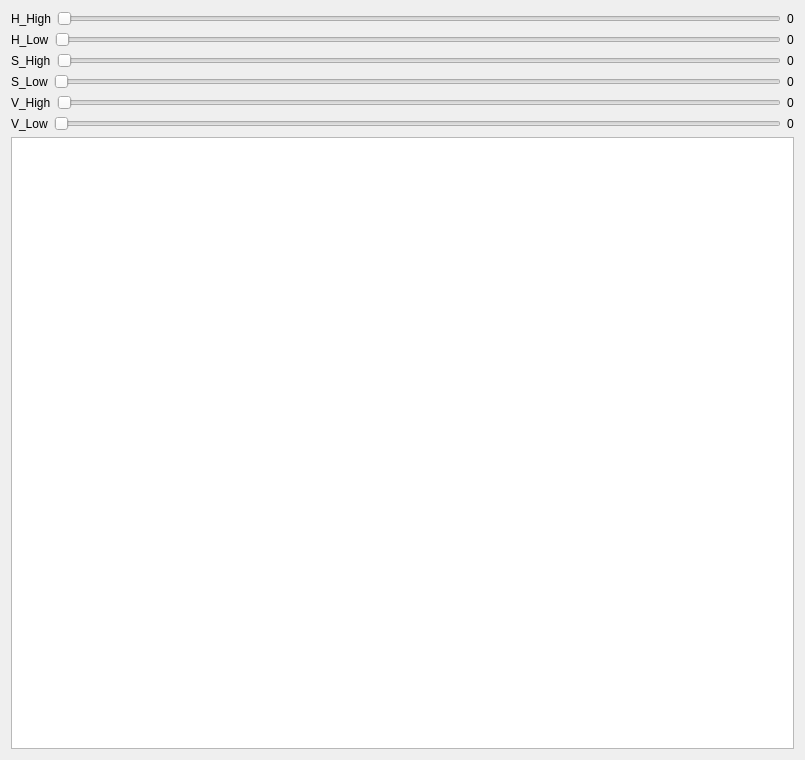
<?xml version="1.0" encoding="UTF-8"?>
<ui version="4.0">
 <class>Widget</class>
 <widget class="QWidget" name="Widget">
  <property name="geometry">
   <rect>
    <x>0</x>
    <y>0</y>
    <width>805</width>
    <height>760</height>
   </rect>
  </property>
  <property name="windowTitle">
   <string>Widget</string>
  </property>
  <layout class="QGridLayout" name="gridLayout">
   <item row="0" column="0">
    <layout class="QVBoxLayout" name="verticalLayout">
     <item>
      <layout class="QHBoxLayout" name="horizontalLayout">
       <item>
        <widget class="QLabel" name="label">
         <property name="text">
          <string>H_High</string>
         </property>
        </widget>
       </item>
       <item>
        <widget class="QSlider" name="sld_h_high">
         <property name="maximum">
          <number>255</number>
         </property>
         <property name="orientation">
          <enum>Qt::Horizontal</enum>
         </property>
        </widget>
       </item>
       <item>
        <widget class="QLabel" name="h_high_value">
         <property name="text">
          <string>0</string>
         </property>
        </widget>
       </item>
      </layout>
     </item>
     <item>
      <layout class="QHBoxLayout" name="horizontalLayout_3">
       <item>
        <widget class="QLabel" name="label_2">
         <property name="text">
          <string>H_Low</string>
         </property>
        </widget>
       </item>
       <item>
        <widget class="QSlider" name="sld_h_low">
         <property name="maximum">
          <number>255</number>
         </property>
         <property name="orientation">
          <enum>Qt::Horizontal</enum>
         </property>
        </widget>
       </item>
       <item>
        <widget class="QLabel" name="h_low_value">
         <property name="text">
          <string>0</string>
         </property>
        </widget>
       </item>
      </layout>
     </item>
     <item>
      <layout class="QHBoxLayout" name="horizontalLayout_4">
       <item>
        <widget class="QLabel" name="label_3">
         <property name="text">
          <string>S_High</string>
         </property>
        </widget>
       </item>
       <item>
        <widget class="QSlider" name="sld_s_high">
         <property name="maximum">
          <number>255</number>
         </property>
         <property name="orientation">
          <enum>Qt::Horizontal</enum>
         </property>
        </widget>
       </item>
       <item>
        <widget class="QLabel" name="s_high_value">
         <property name="text">
          <string>0</string>
         </property>
        </widget>
       </item>
      </layout>
     </item>
     <item>
      <layout class="QHBoxLayout" name="horizontalLayout_5">
       <item>
        <widget class="QLabel" name="label_4">
         <property name="text">
          <string>S_Low</string>
         </property>
        </widget>
       </item>
       <item>
        <widget class="QSlider" name="sld_s_low">
         <property name="maximum">
          <number>255</number>
         </property>
         <property name="orientation">
          <enum>Qt::Horizontal</enum>
         </property>
        </widget>
       </item>
       <item>
        <widget class="QLabel" name="s_low_value">
         <property name="text">
          <string>0</string>
         </property>
        </widget>
       </item>
      </layout>
     </item>
     <item>
      <layout class="QHBoxLayout" name="horizontalLayout_7">
       <item>
        <widget class="QLabel" name="label_5">
         <property name="text">
          <string>V_High</string>
         </property>
        </widget>
       </item>
       <item>
        <widget class="QSlider" name="sld_v_high">
         <property name="maximum">
          <number>255</number>
         </property>
         <property name="orientation">
          <enum>Qt::Horizontal</enum>
         </property>
        </widget>
       </item>
       <item>
        <widget class="QLabel" name="v_high_value">
         <property name="text">
          <string>0</string>
         </property>
        </widget>
       </item>
      </layout>
     </item>
     <item>
      <layout class="QHBoxLayout" name="horizontalLayout_8">
       <item>
        <widget class="QLabel" name="label_6">
         <property name="text">
          <string>V_Low</string>
         </property>
        </widget>
       </item>
       <item>
        <widget class="QSlider" name="sld_v_low">
         <property name="maximum">
          <number>255</number>
         </property>
         <property name="orientation">
          <enum>Qt::Horizontal</enum>
         </property>
        </widget>
       </item>
       <item>
        <widget class="QLabel" name="v_low_value">
         <property name="text">
          <string>0</string>
         </property>
        </widget>
       </item>
      </layout>
     </item>
     <item>
      <widget class="QGraphicsView" name="graphicsView"/>
     </item>
    </layout>
   </item>
  </layout>
 </widget>
 <layoutdefault spacing="6" margin="11"/>
 <resources/>
 <connections/>
</ui>
